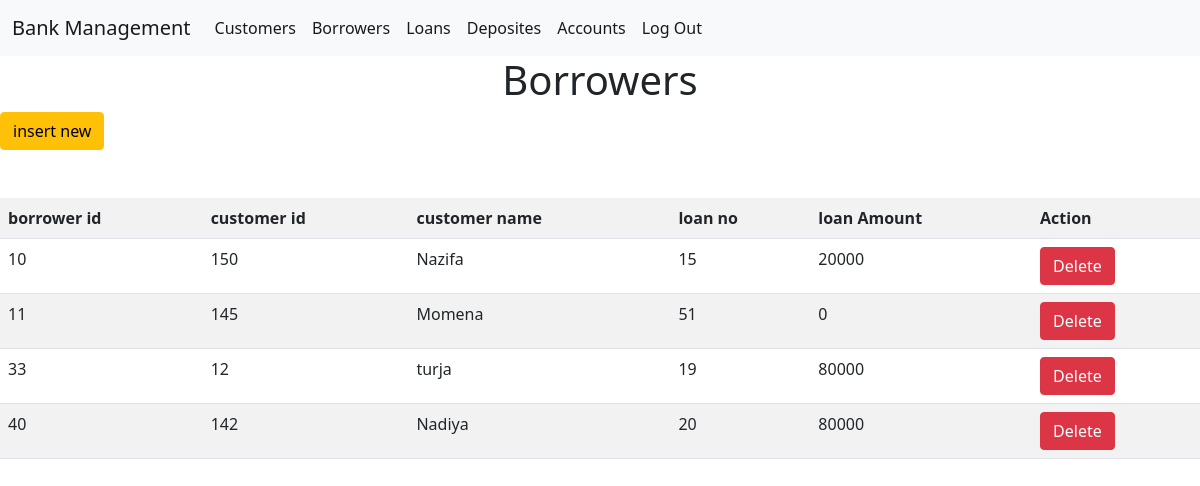
/admin_login/admin/index_brr.php, run on the app's committed database.
### tables this page shows
CREATE TABLE `borrower` (
  `borrower_id` int(12) NOT NULL,
  `customer_id` int(12) NOT NULL,
  `customer_name` varchar(25) NOT NULL,
  `loan_no` int(12) NOT NULL,
  `loan_amount` int(25) NOT NULL
);

### admin_login/admin/index_brr.php (the view, shortened to what this page needs)
<?php
include("includes/database.php");
?>
<!DOCTYPE HTML>
<html>
<head>
   <link href="https://cdn.jsdelivr.net/npm/bootstrap@5.0.0-beta2/dist/css/bootstrap.min.css" rel="stylesheet"
>
</head>
<body>
<div>
<nav class="navbar navbar-expand-lg navbar-light bg-light ">
  <div class="container-fluid">
    <a class="navbar-brand" href="http://localhost/bank2/admin_login/admin/index_admin.php">Bank Management</a>
    <div class="collapse navbar-collapse " id="navbarSupportedContent" >
      <ul class="navbar-nav me-auto mb-2 mb-lg-0">
            <li class="nav-item">
            <a class="nav-link active" aria-current="page" href='index_cus.php'>Customers</a>
            </li>
            <li class="nav-item">
            <a class="nav-link active" aria-current="page" href='index_brr.php'>Borrowers</a>
            </li>
            <li class="nav-item">
            <a class="nav-link active" aria-current="page" href='index_loan.php'>Loans</a>
            </li>
            <li class="nav-item">
            <a class="nav-link active" aria-current="page" href='index_dep.php'>Deposites</a>
            </li>
            <li class="nav-item">
            <a class="nav-link active" aria-current="page" href='index_acc.php'>Accounts</a>
            </li>
            <li class="nav-item">
            <a class="nav-link active" aria-current="page" href='logout.php'>Log Out</a>
            </li>
        </ul>
    </div>
  </div>
</nav>
<h1 style='text-align:center'>Borrowers</h1>
</div>
<form action="" method='POST'>
<input type="submit" class="btn btn-warning" name='btn' value='insert new'></input>
</form>
<br>
<br>
<table class='table table-striped'>
<tr>
<th>borrower id</th>
<th>customer id</th>
<th>customer name</th>
<th>loan no</th>
<th>loan Amount</th>
<th>Action</th>
</tr>
<?php
$query="select * from borrower";
$run=mysqli_query($db_connect,$query);
if(mysqli_num_rows($run)>0){
while($row=mysqli_fetch_array($run)){
?>
<tr>
   <td><?php echo $row['borrower_id'];?></td>
   <td><?php echo $row['customer_id'];?></td>
   <td><?php echo $row['customer_name'];?></td>
   <td><?php echo $row['loan_no'];?></td>
   <td><?php echo $row['loan_amount'];?></td>
   <td><a href="index_delbrr.php?id=<?php echo $row['borrower_id']; ?>" class="btn btn-danger">Delete</a></td>
</tr>
<?php
}
}
?>
</table>
</body>
</html>

### data on the page
borrower: borrower_id "10", customer "150", customer_name "Nazifa", loan_no "15", loan_amount "20000"
borrower: borrower_id "11", customer "145", customer_name "Momena", loan_no "51", loan_amount "0"
borrower: borrower_id "33", customer "12", customer_name "turja", loan_no "19", loan_amount "80000"
borrower: borrower_id "40", customer "142", customer_name "Nadiya", loan_no "20", loan_amount "80000"
